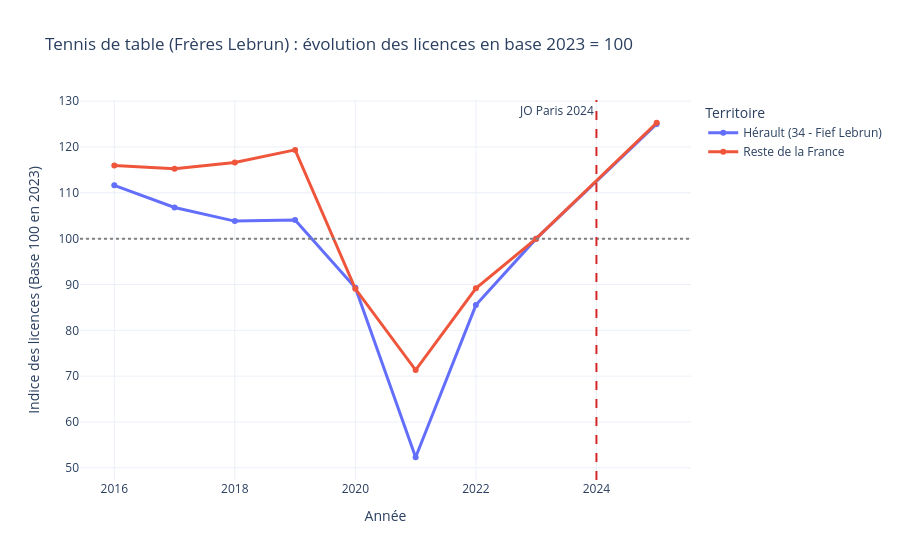

This figure's notebook cell:
### Code cell
CODE_FFTT = "124"  # À ajuster selon le tableau ci-dessus

df_ping_100 = preparer_serie_base_100(
    df_licences,
    federation=CODE_FFTT,
    dep_cible="34",
    annee_ref=2023,
    label_cible="Hérault (34 - Fief Lebrun)",
    col_fed="code_fed",
)

ecart_did = calculer_ecart_double_difference(
    df_ping_100, label_cible="Hérault (34 - Fief Lebrun)", annee_avant=2023, annee_apres=2025
)
print(f"Surplus de croissance dans l'Hérault (2023-2025) : {ecart_did:+.1f} points d'indice")

fig_courbe = plot_effet_local_base100(df_ping_100, "Tennis de table", "Frères Lebrun", annee_ref=2023, annee_evenement=2024.5)
# 2024 correspond a septembre 2023- juin 2024 donc pas encore l'effet des JO (que de l'anticipation, mais osef ici)
fig_courbe.show()

df_ping_carte = calculer_croissance_departementale(
    df_licences, federation=CODE_FFTT, annee_debut=2023, annee_fin=2025, col_fed="code_fed"
)
fig_carte = plot_carte_croissance_dep(df_ping_carte, "Tennis de table", annee_debut=2023, annee_fin=2025)
fig_carte.show()

### Figure 1 — Plotly figure (JSON) as saved in the notebook; plotly's stock layout.template omitted (floating-point values rounded to 4 significant figures)
{"data": [{"hovertemplate": "Territoire=Hérault (34 - Fief Lebrun)<br>Année=%{x}<br>Indice des licences (Base 100 en 2023)=%{y}<extra></extra>", "legendgroup": "Hérault (34 - Fief Lebrun)", "line": {"color": "#636efa", "dash": "solid", "width": 3}, "marker": {"symbol": "circle"}, "mode": "lines+markers", "name": "Hérault (34 - Fief Lebrun)", "orientation": "v", "showlegend": true, "type": "scatter", "x": [2016, 2017, 2018, 2019, 2020, 2021, 2022, 2023, 2025], "xaxis": "x", "y": [111.6, 106.8, 103.8, 104.1, 89.27, 52.31, 85.5, 100.0, 125.0], "yaxis": "y"}, {"hovertemplate": "Territoire=Reste de la France<br>Année=%{x}<br>Indice des licences (Base 100 en 2023)=%{y}<extra></extra>", "legendgroup": "Reste de la France", "line": {"color": "#EF553B", "dash": "solid", "width": 3}, "marker": {"symbol": "circle"}, "mode": "lines+markers", "name": "Reste de la France", "orientation": "v", "showlegend": true, "type": "scatter", "x": [2016, 2017, 2018, 2019, 2020, 2021, 2022, 2023, 2025], "xaxis": "x", "y": [116.0, 115.3, 116.6, 119.4, 89.05, 71.32, 89.16, 100.0, 125.3], "yaxis": "y"}], "layout": {"annotations": [{"showarrow": false, "text": "JO Paris 2024", "x": 2024, "xanchor": "right", "xref": "x", "y": 1, "yanchor": "top", "yref": "y domain"}], "legend": {"title": {"text": "Territoire"}, "tracegroupgap": 0}, "shapes": [{"line": {"color": "gray", "dash": "dot"}, "type": "line", "x0": 0, "x1": 1, "xref": "x domain", "y0": 100, "y1": 100, "yref": "y"}, {"line": {"color": "#d62728", "dash": "dash"}, "type": "line", "x0": 2024, "x1": 2024, "xref": "x", "y0": 0, "y1": 1, "yref": "y domain"}], "title": {"text": "Tennis de table (Frères Lebrun) : évolution des licences en base 2023 = 100"}, "xaxis": {"anchor": "y", "domain": [0, 1], "title": {"text": "Année"}}, "yaxis": {"anchor": "x", "domain": [0, 1], "title": {"text": "Indice des licences (Base 100 en 2023)"}}}}
